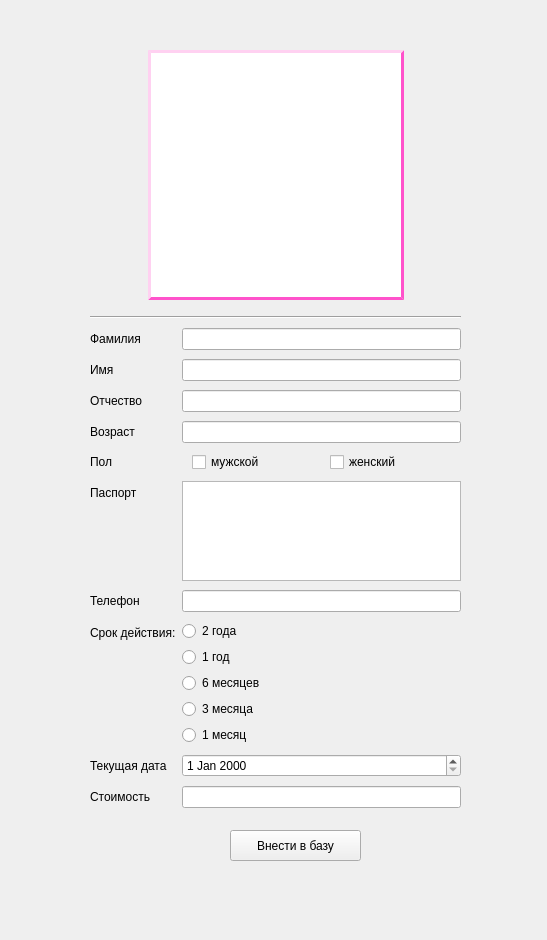
<?xml version="1.0" encoding="UTF-8"?>
<ui version="4.0">
 <class>Add_client</class>
 <widget class="QWidget" name="Add_client">
  <property name="geometry">
   <rect>
    <x>0</x>
    <y>0</y>
    <width>547</width>
    <height>940</height>
   </rect>
  </property>
  <property name="sizePolicy">
   <sizepolicy hsizetype="Minimum" vsizetype="Minimum">
    <horstretch>0</horstretch>
    <verstretch>0</verstretch>
   </sizepolicy>
  </property>
  <property name="minimumSize">
   <size>
    <width>547</width>
    <height>940</height>
   </size>
  </property>
  <property name="maximumSize">
   <size>
    <width>700</width>
    <height>940</height>
   </size>
  </property>
  <property name="windowTitle">
   <string>Регистрация клиента</string>
  </property>
  <property name="windowIcon">
   <iconset resource="resources.qrc">
    <normaloff>:/new/images/Materials/Icons 32x32/add user.ico</normaloff>:/new/images/Materials/Icons 32x32/add user.ico</iconset>
  </property>
  <widget class="QWidget" name="verticalLayoutWidget_2">
   <property name="geometry">
    <rect>
     <x>90</x>
     <y>50</y>
     <width>371</width>
     <height>761</height>
    </rect>
   </property>
   <layout class="QVBoxLayout" name="verticalLayout_2">
    <item>
     <layout class="QHBoxLayout" name="horizontalLayout_2">
      <item>
       <spacer name="horizontalSpacer_4">
        <property name="orientation">
         <enum>Qt::Horizontal</enum>
        </property>
        <property name="sizeType">
         <enum>QSizePolicy::Expanding</enum>
        </property>
        <property name="sizeHint" stdset="0">
         <size>
          <width>40</width>
          <height>20</height>
         </size>
        </property>
       </spacer>
      </item>
      <item>
       <widget class="QGraphicsView" name="graphicsView">
        <property name="sizePolicy">
         <sizepolicy hsizetype="Expanding" vsizetype="Expanding">
          <horstretch>0</horstretch>
          <verstretch>0</verstretch>
         </sizepolicy>
        </property>
        <property name="minimumSize">
         <size>
          <width>200</width>
          <height>200</height>
         </size>
        </property>
        <property name="maximumSize">
         <size>
          <width>400</width>
          <height>250</height>
         </size>
        </property>
        <property name="styleSheet">
         <string notr="true">border-style:outset;
border-width:3px;
border-color: rgb(255, 82, 203);

</string>
        </property>
        <property name="interactive">
         <bool>false</bool>
        </property>
       </widget>
      </item>
      <item>
       <spacer name="horizontalSpacer_5">
        <property name="orientation">
         <enum>Qt::Horizontal</enum>
        </property>
        <property name="sizeHint" stdset="0">
         <size>
          <width>40</width>
          <height>20</height>
         </size>
        </property>
       </spacer>
      </item>
     </layout>
    </item>
    <item>
     <spacer name="verticalSpacer">
      <property name="orientation">
       <enum>Qt::Vertical</enum>
      </property>
      <property name="sizeType">
       <enum>QSizePolicy::Minimum</enum>
      </property>
      <property name="sizeHint" stdset="0">
       <size>
        <width>20</width>
        <height>10</height>
       </size>
      </property>
     </spacer>
    </item>
    <item>
     <widget class="Line" name="line">
      <property name="orientation">
       <enum>Qt::Horizontal</enum>
      </property>
     </widget>
    </item>
    <item>
     <layout class="QFormLayout" name="formLayout">
      <item row="0" column="0">
       <widget class="QLabel" name="label">
        <property name="text">
         <string>Фамилия</string>
        </property>
       </widget>
      </item>
      <item row="0" column="1">
       <widget class="QLineEdit" name="surname">
        <property name="maximumSize">
         <size>
          <width>500</width>
          <height>16777215</height>
         </size>
        </property>
       </widget>
      </item>
      <item row="1" column="0">
       <widget class="QLabel" name="label_2">
        <property name="text">
         <string>Имя</string>
        </property>
       </widget>
      </item>
      <item row="1" column="1">
       <widget class="QLineEdit" name="name">
        <property name="maximumSize">
         <size>
          <width>500</width>
          <height>16777215</height>
         </size>
        </property>
       </widget>
      </item>
      <item row="2" column="0">
       <widget class="QLabel" name="label_3">
        <property name="text">
         <string>Отчество</string>
        </property>
       </widget>
      </item>
      <item row="2" column="1">
       <widget class="QLineEdit" name="fatherName">
        <property name="maximumSize">
         <size>
          <width>500</width>
          <height>16777215</height>
         </size>
        </property>
       </widget>
      </item>
      <item row="3" column="0">
       <widget class="QLabel" name="label_4">
        <property name="text">
         <string>Возраст</string>
        </property>
       </widget>
      </item>
      <item row="3" column="1">
       <widget class="QLineEdit" name="age">
        <property name="maximumSize">
         <size>
          <width>500</width>
          <height>16777215</height>
         </size>
        </property>
       </widget>
      </item>
      <item row="4" column="0">
       <widget class="QLabel" name="label_5">
        <property name="text">
         <string>Пол</string>
        </property>
       </widget>
      </item>
      <item row="5" column="0">
       <widget class="QLabel" name="label_6">
        <property name="text">
         <string>Паспорт</string>
        </property>
       </widget>
      </item>
      <item row="7" column="0">
       <widget class="QLabel" name="label_7">
        <property name="text">
         <string>Срок действия:</string>
        </property>
       </widget>
      </item>
      <item row="5" column="1">
       <widget class="QTextEdit" name="pasport">
        <property name="sizePolicy">
         <sizepolicy hsizetype="MinimumExpanding" vsizetype="Expanding">
          <horstretch>0</horstretch>
          <verstretch>0</verstretch>
         </sizepolicy>
        </property>
        <property name="minimumSize">
         <size>
          <width>250</width>
          <height>60</height>
         </size>
        </property>
        <property name="maximumSize">
         <size>
          <width>500</width>
          <height>100</height>
         </size>
        </property>
       </widget>
      </item>
      <item row="7" column="1">
       <layout class="QVBoxLayout" name="verticalLayout">
        <item>
         <widget class="QRadioButton" name="twoYears">
          <property name="text">
           <string>2 года</string>
          </property>
         </widget>
        </item>
        <item>
         <widget class="QRadioButton" name="oneYear">
          <property name="text">
           <string>1 год</string>
          </property>
         </widget>
        </item>
        <item>
         <widget class="QRadioButton" name="sixMonths">
          <property name="text">
           <string>6 месяцев</string>
          </property>
         </widget>
        </item>
        <item>
         <widget class="QRadioButton" name="threeMonths">
          <property name="text">
           <string>3 месяца</string>
          </property>
         </widget>
        </item>
        <item>
         <widget class="QRadioButton" name="oneMonth">
          <property name="text">
           <string>1 месяц</string>
          </property>
         </widget>
        </item>
       </layout>
      </item>
      <item row="8" column="0">
       <widget class="QLabel" name="label_8">
        <property name="text">
         <string>Текущая дата</string>
        </property>
       </widget>
      </item>
      <item row="8" column="1">
       <widget class="QDateEdit" name="dateBuy">
        <property name="maximumSize">
         <size>
          <width>500</width>
          <height>16777215</height>
         </size>
        </property>
       </widget>
      </item>
      <item row="9" column="0">
       <widget class="QLabel" name="label_9">
        <property name="text">
         <string>Стоимость</string>
        </property>
       </widget>
      </item>
      <item row="9" column="1">
       <widget class="QLineEdit" name="lineEdit_5">
        <property name="enabled">
         <bool>true</bool>
        </property>
        <property name="maximumSize">
         <size>
          <width>500</width>
          <height>16777215</height>
         </size>
        </property>
        <property name="readOnly">
         <bool>true</bool>
        </property>
       </widget>
      </item>
      <item row="6" column="0">
       <widget class="QLabel" name="label_10">
        <property name="text">
         <string>Телефон</string>
        </property>
       </widget>
      </item>
      <item row="6" column="1">
       <widget class="QLineEdit" name="phoneNumber">
        <property name="maximumSize">
         <size>
          <width>500</width>
          <height>16777215</height>
         </size>
        </property>
       </widget>
      </item>
      <item row="4" column="1">
       <layout class="QHBoxLayout" name="horizontalLayout">
        <item>
         <spacer name="horizontalSpacer">
          <property name="orientation">
           <enum>Qt::Horizontal</enum>
          </property>
          <property name="sizeType">
           <enum>QSizePolicy::Fixed</enum>
          </property>
          <property name="sizeHint" stdset="0">
           <size>
            <width>10</width>
            <height>20</height>
           </size>
          </property>
         </spacer>
        </item>
        <item>
         <widget class="QCheckBox" name="male_box">
          <property name="text">
           <string>мужской</string>
          </property>
         </widget>
        </item>
        <item>
         <spacer name="horizontalSpacer_3">
          <property name="orientation">
           <enum>Qt::Horizontal</enum>
          </property>
          <property name="sizeType">
           <enum>QSizePolicy::Fixed</enum>
          </property>
          <property name="sizeHint" stdset="0">
           <size>
            <width>10</width>
            <height>20</height>
           </size>
          </property>
         </spacer>
        </item>
        <item>
         <widget class="QCheckBox" name="female_box">
          <property name="text">
           <string>женский</string>
          </property>
         </widget>
        </item>
        <item>
         <spacer name="horizontalSpacer_2">
          <property name="orientation">
           <enum>Qt::Horizontal</enum>
          </property>
          <property name="sizeType">
           <enum>QSizePolicy::Fixed</enum>
          </property>
          <property name="sizeHint" stdset="0">
           <size>
            <width>10</width>
            <height>10</height>
           </size>
          </property>
         </spacer>
        </item>
       </layout>
      </item>
     </layout>
    </item>
   </layout>
  </widget>
  <widget class="QPushButton" name="pushButton">
   <property name="geometry">
    <rect>
     <x>230</x>
     <y>830</y>
     <width>131</width>
     <height>31</height>
    </rect>
   </property>
   <property name="text">
    <string>Внести в базу</string>
   </property>
  </widget>
 </widget>
 <resources>
  <include location="resources.qrc"/>
 </resources>
 <connections/>
</ui>
